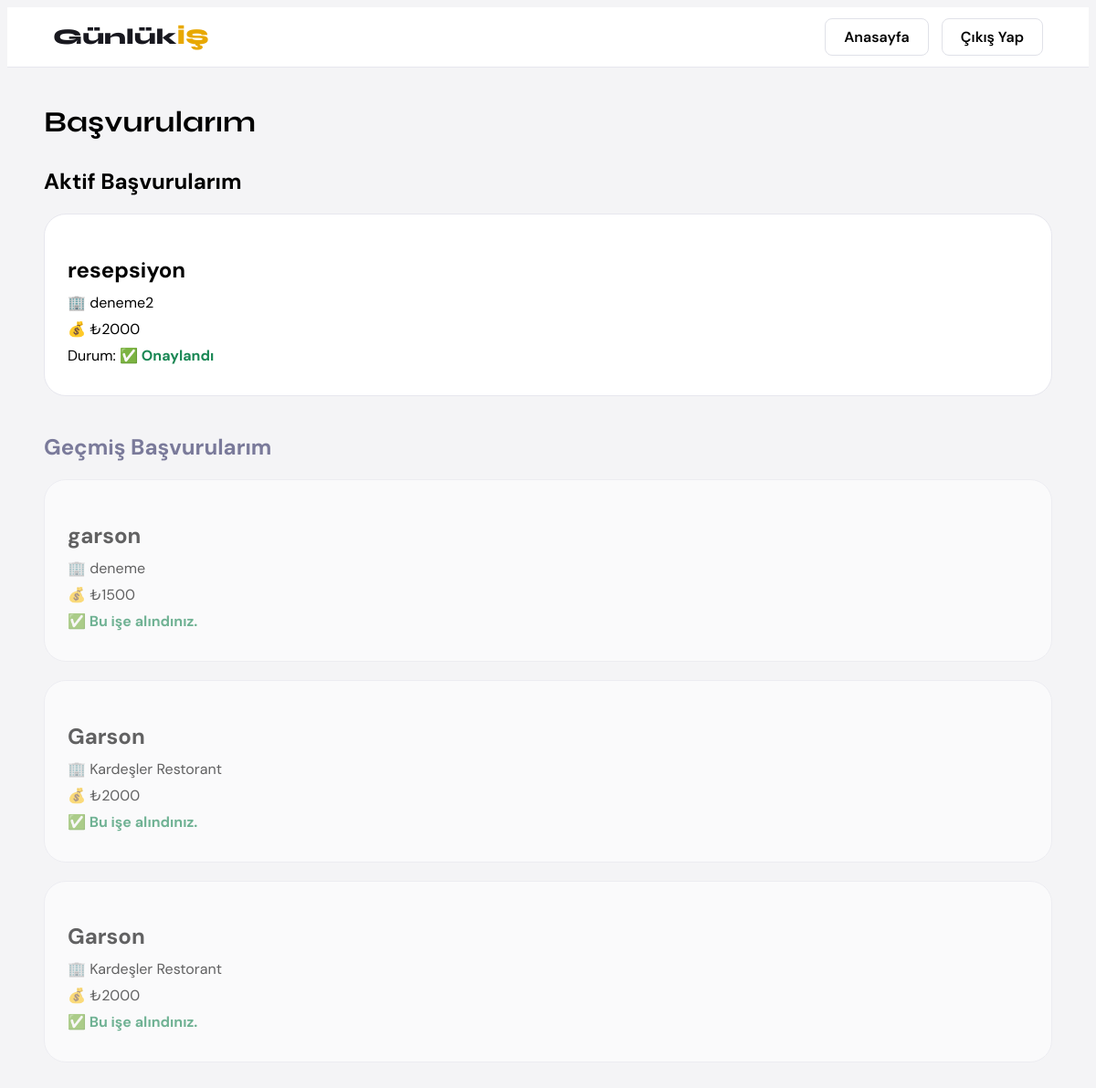
Page /basvurularim/ (signed in) on the earlier database version.
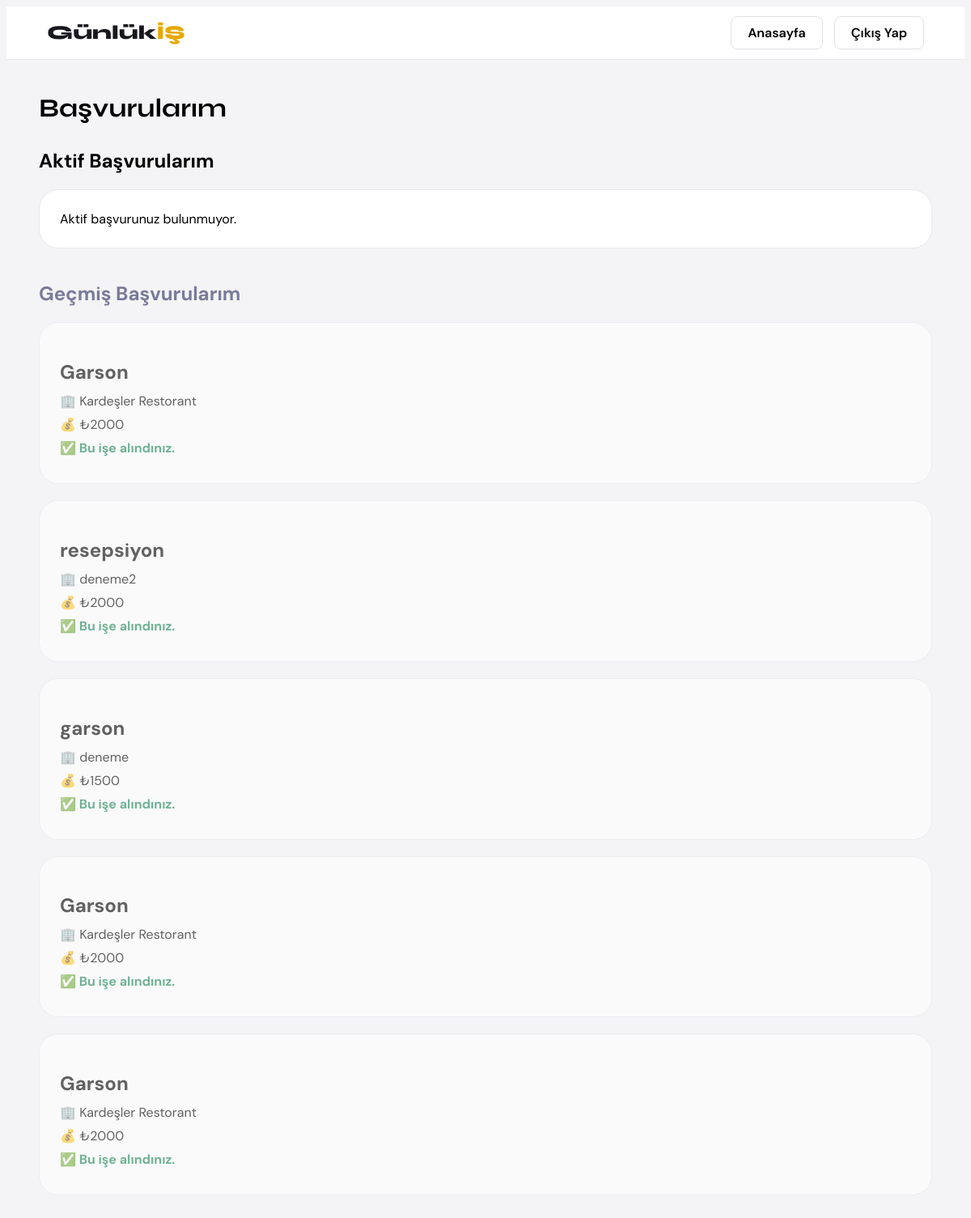
Same page on the later database version.
### main/models.py (models this page shows, shortened)
class Basvuru(models.Model):
    kullanici = models.ForeignKey(
        Kullanici,
        on_delete=models.CASCADE
    )
    ilan = models.ForeignKey(
        Ilan,
        on_delete=models.CASCADE
    )
    basvuru_tarihi = models.DateTimeField(
        auto_now_add=True
    )
    durum = models.CharField(
        max_length=30,
        default='Beklemede'
    )
    isletme_puanladi = models.BooleanField(default=False)
    calisan_puanladi = models.BooleanField(default=False)

class Ilan(models.Model):
    isletme = models.ForeignKey(
    Isletme,
    on_delete=models.CASCADE,
    null=True
)
    isletme_adi = models.CharField(max_length=200)
    isletme_tipi = models.CharField(max_length=100)
    pozisyon = models.CharField(max_length=150)
    is_tanimi = models.TextField()
    konum = models.CharField(max_length=150)
    yas_araligi = models.CharField(max_length=100)
    deneyim = models.CharField(max_length=150)
    cinsiyet = models.CharField(max_length=50)
    yemek = models.CharField(max_length=20)
    ulasim = models.CharField(max_length=20)
    sigorta = models.CharField(max_length=20)
    kisi_sayisi = models.IntegerField()
    baslangic_tarihi = models.DateTimeField()
    bitis_tarihi = models.DateTimeField()
    ucret = models.IntegerField()
    aktif_mi = models.BooleanField(default=True)

### main/views.py (the view)
# urls.py: path('basvurularim/', views.basvurularim, name='basvurularim'),
def basvurularim(request):
    kullanici_id = request.session.get('kullanici_id')
    if not kullanici_id: return redirect('/giris/')
    kullanici = Kullanici.objects.get(id=kullanici_id)
    if kullanici.hesap_turu != 'calisan': return redirect('/')
    aktif_basvurular = Basvuru.objects.filter(kullanici=kullanici, ilan__aktif_mi=True).select_related('ilan').order_by('-id')
    gecmis_basvurular = Basvuru.objects.filter(kullanici=kullanici, ilan__aktif_mi=False).select_related('ilan').order_by('-id')
    return render(request, 'basvurularim.html', {
        'aktif_basvurular': aktif_basvurular, 'gecmis_basvurular': gecmis_basvurular
    })

### main/templates/basvurularim.html (shortened to what this page needs)
<!DOCTYPE html>
<html lang="tr">
<head>
</head>
<body>
    <nav>
    <a href="/" class="logo">Günlük<span>İŞ</span></a>
    <div class="nav-btns">
        <a href="/" class="btn-ghost">Anasayfa</a>
        <a href="/cikis/" class="btn-ghost">Çıkış Yap</a>
    </div>
</nav>
<h1>Başvurularım</h1>
<h2>Aktif Başvurularım</h2>
{% for basvuru in aktif_basvurular %}
<div class="card">
    <h2>{{ basvuru.ilan.pozisyon }}</h2>
    <div class="info">🏢 {{ basvuru.ilan.isletme_adi }}</div>
    <div class="info">💰 ₺{{ basvuru.ilan.ucret }}</div>
    <div class="info">
        Durum:
        {% if basvuru.durum == 'Onaylandı' %}<span class="onay">✅ Onaylandı</span>{% endif %}
    </div>
</div>
{% empty %}
<div class="card">Aktif başvurunuz bulunmuyor.</div>
{% endfor %}
<h2 style="margin-top: 40px; color: #7a7a9a;">Geçmiş Başvurularım</h2>
{% for basvuru in gecmis_basvurular %}
<div class="card" style="opacity: 0.6;">
    <h2>{{ basvuru.ilan.pozisyon }}</h2>
    <div class="info">🏢 {{ basvuru.ilan.isletme_adi }}</div>
    <div class="info">💰 ₺{{ basvuru.ilan.ucret }}</div>
    <div class="info" style="font-weight: bold;">
        {% if basvuru.durum == 'Onaylandı' %}
            <span class="onay">✅ Bu işe alındınız.</span>
        {% else %}
            <span class="red">❌ İlan kapatıldı.</span>
        {% endif %}
    </div>
</div>
{% empty %}
<div class="card">Geçmiş başvurunuz bulunmuyor.</div>
{% endfor %}
</body>
</html>

Differences in the rows shown:
added Basvuru: ilan.pozisyon "Garson", ilan.isletme_adi "Kardeşler Restorant", ilan.ucret "2000", durum "✅ Bu işe alındınız.", shown under "Geçmiş Başvurularım"
shown differently, row unchanged: Basvuru "resepsiyon": moves from the list under "Aktif Başvurularım" to the list under "Geçmiş Başvurularım"
Other differences:
text now shown: "Aktif başvurunuz bulunmuyor."
